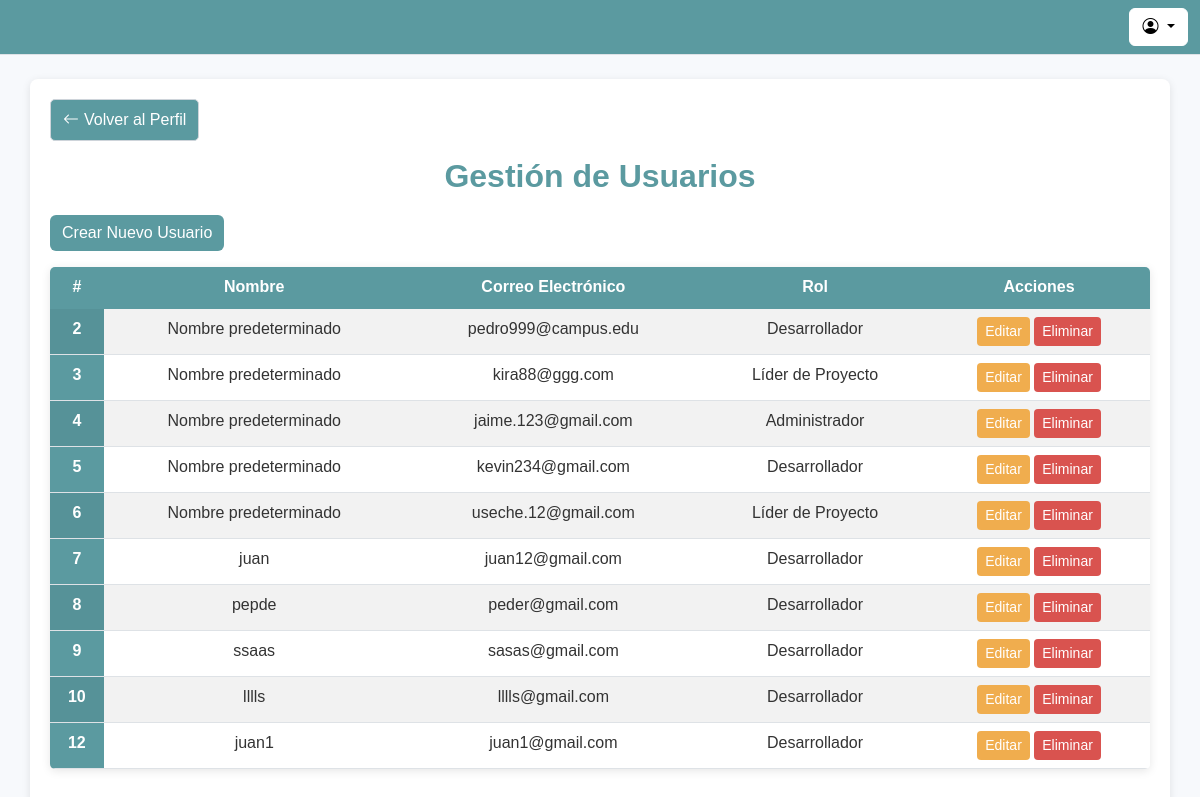
The page /gestion-usuarios/ on the database its author committed.
### project/models.py (models this page shows, shortened)
class Usuario(models.Model):
    ADMINISTRADOR = 'Administrador'
    LIDER_PROYECTO = 'Líder de Proyecto'
    DESARROLLADOR = 'Desarrollador'
    ROLES = [
        (ADMINISTRADOR, 'Administrador'),
        (LIDER_PROYECTO, 'Líder de Proyecto'),
        (DESARROLLADOR, 'Desarrollador'),
    ]
    id = models.AutoField(primary_key=True)
    nombre = models.CharField(max_length=100, default="Nombre predeterminado")
    correo_electronico = models.EmailField(unique=True)
    contrasena = models.CharField(max_length=255)
    rol = models.CharField(max_length=50, choices=ROLES, default=DESARROLLADOR)

### project/views.py (the view, shortened to what this page needs)
# urls.py: path('gestion-usuarios/', views.gestion_usuarios, name='gestion_usuarios'),
def gestion_usuarios(request):
    usuarios = Usuario.objects.all()
    return render(request, "gestion_usuarios.html", {"usuarios": usuarios})

### project/templates/gestion_usuarios.html (shortened to what this page needs)
{% load static %}
<!DOCTYPE html>
<html lang="es">
<head>
    <link href="https://cdn.jsdelivr.net/npm/bootstrap@5.3.3/dist/css/bootstrap.min.css" rel="stylesheet">
    <link href="https://cdn.jsdelivr.net/npm/bootstrap-icons/font/bootstrap-icons.css" rel="stylesheet">
    <link href="{% static 'css/gestion_usuarios.css' %}" rel="stylesheet">
</head>
<body>
    <nav class="navbar navbar-expand-lg navbar-light bg-light border-bottom">
        <div class="container-fluid">
            <div class="dropdown ms-auto">
                <button class="btn btn-secondary dropdown-toggle" type="button" id="perfilMenu" data-bs-toggle="dropdown" aria-expanded="false">
                    <i class="bi bi-person-circle"></i>
                </button>
            </div>
        </div>
    </nav>
    <div class="container mt-4">
        <a href=""
                class="flecha-regresar mb-3">
                <i class="bi bi-arrow-left"></i> Volver al Perfil
        </a>
        <h2 class="text-center">Gestión de Usuarios</h2>
        <button class="btn btn-primary mb-3" data-bs-toggle="modal" data-bs-target="#crearUsuarioModal">Crear Nuevo Usuario</button>
        <table class="table table-striped table-hover">
            <thead>
                <tr>
                    <th scope="col">#</th>
                    <th scope="col">Nombre</th>
                    <th scope="col">Correo Electrónico</th>
                    <th scope="col">Rol</th>
                    <th scope="col">Acciones</th>
                </tr>
            </thead>
            <tbody class="table-group-divider">
                {% for usuario in usuarios %}
                    <tr>
                        <th scope="row">{{ usuario.id }}</th>
                        <td>{{ usuario.nombre }}</td>
                        <td>{{ usuario.correo_electronico }}</td>
                        <td>{{ usuario.rol }}</td>
                        <td>
                            <button class="btn btn-warning btn-sm" data-bs-toggle="modal" data-bs-target="#editarUsuarioModal{{ usuario.id }}">Editar</button>
                            <a href="{% url 'eliminar_usuario' usuario.id %}" class="btn btn-danger btn-sm" onclick="return confirm('¿Estás seguro de que deseas eliminar este usuario?')">Eliminar</a>
                        </td>
                    </tr>
                {% endfor %}
            </tbody>
        </table>
    </div>
</body>
</html>

### project/static/css/gestion_usuarios.css (style rules this page uses)
body { background-color: #f7f9fc; font-family: 'Arial', sans-serif; }
.container { background-color: #ffffff; border-radius: 8px; padding: 20px; box-shadow: 0 2px 8px rgba(0, 0, 0, 0.1); }
.navbar { background-color: #5b9aa0 !important; }
button#perfilMenu { color: black !important;; background-color: #ffffff; border-color: #ffffff; }
h2 { color: #5b9aa0; font-weight: bold; margin-bottom: 20px; text-align: center; }
.table { background-color: white; border-radius: 5px; overflow: hidden; box-shadow: 0 2px 10px rgba(0, 0, 0, 0.1); }
.table th { background-color: #5b9aa0; color: white; text-align: center; }
.table td { text-align: center; color: #333; }
.table-group-divider { border-top: 2px solid #5b9aa0; }
.btn-primary { background-color: #5b9aa0; border: none; }
.btn-warning { background-color: #f0ad4e; border: none; color: white; }
.btn-danger { background-color: #d9534f; border: none; color: white; }
.flecha-regresar { display: inline-flex; align-items: center; background-color: #5b9aa0; border: 1px solid #ced4da; color: #ffffff; text-decoration: none; padding: 8px 12px; border-radius: 5px; transition: background-color 0.2s, color 0.2s; }
.flecha-regresar i { margin-right: 5px; }

### rows shown on the page
Usuario: id "2", nombre "Nombre predeterminado", correo_electronico "pedro999@campus.edu", rol "Desarrollador"
Usuario: id "3", nombre "Nombre predeterminado", correo_electronico "kira88@ggg.com", rol "Líder de Proyecto"
Usuario: id "4", nombre "Nombre predeterminado", correo_electronico "jaime.123@gmail.com", rol "Administrador"
Usuario: id "5", nombre "Nombre predeterminado", correo_electronico "kevin234@gmail.com", rol "Desarrollador"
Usuario: id "6", nombre "Nombre predeterminado", correo_electronico "useche.12@gmail.com", rol "Líder de Proyecto"
Usuario: id "7", nombre "juan", correo_electronico "juan12@gmail.com", rol "Desarrollador"
Usuario: id "8", nombre "pepde", correo_electronico "peder@gmail.com", rol "Desarrollador"
Usuario: id "9", nombre "ssaas", correo_electronico "sasas@gmail.com", rol "Desarrollador"
Usuario: id "10", nombre "lllls", correo_electronico "lllls@gmail.com", rol "Desarrollador"
Usuario: id "12", nombre "juan1", correo_electronico "juan1@gmail.com", rol "Desarrollador"
